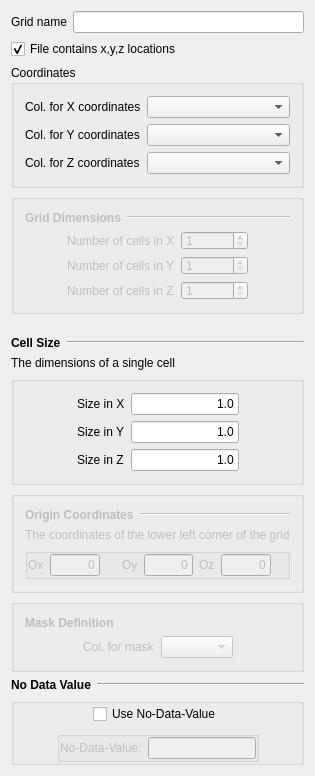
<?xml version="1.0" encoding="UTF-8"?>
<ui version="4.0">
 <class>CsvMaskedImport</class>
 <widget class="QWidget" name="CsvMaskedImport">
  <property name="geometry">
   <rect>
    <x>0</x>
    <y>0</y>
    <width>305</width>
    <height>724</height>
   </rect>
  </property>
  <property name="windowTitle">
   <string>Grid Characteristics</string>
  </property>
  <layout class="QVBoxLayout" name="verticalLayout_2">
   <item>
    <layout class="QHBoxLayout">
     <property name="spacing">
      <number>6</number>
     </property>
     <property name="margin">
      <number>0</number>
     </property>
     <item>
      <widget class="QLabel" name="TextLabel4_4">
       <property name="sizePolicy">
        <sizepolicy hsizetype="Fixed" vsizetype="Preferred">
         <horstretch>0</horstretch>
         <verstretch>0</verstretch>
        </sizepolicy>
       </property>
       <property name="text">
        <string>Grid name</string>
       </property>
       <property name="wordWrap">
        <bool>false</bool>
       </property>
      </widget>
     </item>
     <item>
      <widget class="QLineEdit" name="name_">
       <property name="toolTip">
        <string>name of new grid</string>
       </property>
      </widget>
     </item>
    </layout>
   </item>
   <item>
    <widget class="QCheckBox" name="is_xyz_locations_">
     <property name="text">
      <string>File contains x,y,z locations</string>
     </property>
     <property name="checked">
      <bool>true</bool>
     </property>
    </widget>
   </item>
   <item>
    <widget class="QGroupBox" name="xyz_column">
     <property name="enabled">
      <bool>true</bool>
     </property>
     <property name="title">
      <string>Coordinates</string>
     </property>
     <layout class="QGridLayout" name="gridLayout_3">
      <item row="0" column="0">
       <widget class="QLabel" name="TextLabel4">
        <property name="sizePolicy">
         <sizepolicy hsizetype="Fixed" vsizetype="Preferred">
          <horstretch>0</horstretch>
          <verstretch>0</verstretch>
         </sizepolicy>
        </property>
        <property name="text">
         <string>Col. for X coordinates</string>
        </property>
        <property name="wordWrap">
         <bool>false</bool>
        </property>
       </widget>
      </item>
      <item row="0" column="1">
       <widget class="QComboBox" name="X_col_name_"/>
      </item>
      <item row="1" column="0">
       <widget class="QLabel" name="TextLabel4_2">
        <property name="sizePolicy">
         <sizepolicy hsizetype="Fixed" vsizetype="Preferred">
          <horstretch>0</horstretch>
          <verstretch>0</verstretch>
         </sizepolicy>
        </property>
        <property name="text">
         <string>Col. for Y coordinates</string>
        </property>
        <property name="wordWrap">
         <bool>false</bool>
        </property>
       </widget>
      </item>
      <item row="1" column="1">
       <widget class="QComboBox" name="Y_col_name_"/>
      </item>
      <item row="2" column="0">
       <widget class="QLabel" name="TextLabel4_3">
        <property name="sizePolicy">
         <sizepolicy hsizetype="Fixed" vsizetype="Preferred">
          <horstretch>0</horstretch>
          <verstretch>0</verstretch>
         </sizepolicy>
        </property>
        <property name="text">
         <string>Col. for Z coordinates</string>
        </property>
        <property name="wordWrap">
         <bool>false</bool>
        </property>
       </widget>
      </item>
      <item row="2" column="1">
       <widget class="QComboBox" name="Z_col_name_"/>
      </item>
     </layout>
    </widget>
   </item>
   <item>
    <widget class="QGroupBox" name="nxyz_groupBox">
     <property name="enabled">
      <bool>false</bool>
     </property>
     <property name="maximumSize">
      <size>
       <width>32767</width>
       <height>120</height>
      </size>
     </property>
     <property name="title">
      <string/>
     </property>
     <layout class="QGridLayout" name="gridLayout_2">
      <item row="0" column="0">
       <widget class="QLabel" name="TextLabel1">
        <property name="sizePolicy">
         <sizepolicy hsizetype="Fixed" vsizetype="Fixed">
          <horstretch>0</horstretch>
          <verstretch>0</verstretch>
         </sizepolicy>
        </property>
        <property name="font">
         <font>
          <weight>75</weight>
          <bold>true</bold>
         </font>
        </property>
        <property name="text">
         <string>Grid Dimensions</string>
        </property>
        <property name="wordWrap">
         <bool>false</bool>
        </property>
       </widget>
      </item>
      <item row="0" column="1">
       <widget class="Line" name="Line1_2_3">
        <property name="sizePolicy">
         <sizepolicy hsizetype="Minimum" vsizetype="Fixed">
          <horstretch>0</horstretch>
          <verstretch>0</verstretch>
         </sizepolicy>
        </property>
        <property name="frameShape">
         <enum>QFrame::HLine</enum>
        </property>
        <property name="frameShadow">
         <enum>QFrame::Sunken</enum>
        </property>
       </widget>
      </item>
      <item row="1" column="0" colspan="2">
       <layout class="QHBoxLayout" name="horizontalLayout">
        <item>
         <spacer name="Spacer9">
          <property name="orientation">
           <enum>Qt::Horizontal</enum>
          </property>
          <property name="sizeType">
           <enum>QSizePolicy::Expanding</enum>
          </property>
          <property name="sizeHint" stdset="0">
           <size>
            <width>20</width>
            <height>20</height>
           </size>
          </property>
         </spacer>
        </item>
        <item>
         <layout class="QGridLayout" name="_4">
          <property name="margin">
           <number>0</number>
          </property>
          <property name="spacing">
           <number>6</number>
          </property>
          <item row="0" column="0">
           <widget class="QLabel" name="TextLabel4_6">
            <property name="sizePolicy">
             <sizepolicy hsizetype="Fixed" vsizetype="Preferred">
              <horstretch>0</horstretch>
              <verstretch>0</verstretch>
             </sizepolicy>
            </property>
            <property name="text">
             <string>Number of cells in X</string>
            </property>
            <property name="wordWrap">
             <bool>false</bool>
            </property>
           </widget>
          </item>
          <item row="1" column="1">
           <widget class="QSpinBox" name="ny_">
            <property name="sizePolicy">
             <sizepolicy hsizetype="Maximum" vsizetype="Fixed">
              <horstretch>0</horstretch>
              <verstretch>0</verstretch>
             </sizepolicy>
            </property>
            <property name="maximumSize">
             <size>
              <width>80</width>
              <height>32767</height>
             </size>
            </property>
            <property name="minimum">
             <number>1</number>
            </property>
            <property name="maximum">
             <number>1000000000</number>
            </property>
           </widget>
          </item>
          <item row="2" column="1">
           <widget class="QSpinBox" name="nz_">
            <property name="sizePolicy">
             <sizepolicy hsizetype="Maximum" vsizetype="Fixed">
              <horstretch>0</horstretch>
              <verstretch>0</verstretch>
             </sizepolicy>
            </property>
            <property name="maximumSize">
             <size>
              <width>80</width>
              <height>32767</height>
             </size>
            </property>
            <property name="minimum">
             <number>1</number>
            </property>
            <property name="maximum">
             <number>1000000000</number>
            </property>
           </widget>
          </item>
          <item row="1" column="0">
           <widget class="QLabel" name="TextLabel4_7">
            <property name="sizePolicy">
             <sizepolicy hsizetype="Fixed" vsizetype="Preferred">
              <horstretch>0</horstretch>
              <verstretch>0</verstretch>
             </sizepolicy>
            </property>
            <property name="text">
             <string>Number of cells in Y</string>
            </property>
            <property name="wordWrap">
             <bool>false</bool>
            </property>
           </widget>
          </item>
          <item row="0" column="1">
           <widget class="QSpinBox" name="nx_">
            <property name="sizePolicy">
             <sizepolicy hsizetype="Maximum" vsizetype="Fixed">
              <horstretch>0</horstretch>
              <verstretch>0</verstretch>
             </sizepolicy>
            </property>
            <property name="maximumSize">
             <size>
              <width>80</width>
              <height>32767</height>
             </size>
            </property>
            <property name="minimum">
             <number>1</number>
            </property>
            <property name="maximum">
             <number>100000000</number>
            </property>
           </widget>
          </item>
          <item row="2" column="0">
           <widget class="QLabel" name="TextLabel4_8">
            <property name="sizePolicy">
             <sizepolicy hsizetype="Fixed" vsizetype="Preferred">
              <horstretch>0</horstretch>
              <verstretch>0</verstretch>
             </sizepolicy>
            </property>
            <property name="text">
             <string>Number of cells in Z</string>
            </property>
            <property name="wordWrap">
             <bool>false</bool>
            </property>
           </widget>
          </item>
         </layout>
        </item>
        <item>
         <spacer name="Spacer8">
          <property name="orientation">
           <enum>Qt::Horizontal</enum>
          </property>
          <property name="sizeType">
           <enum>QSizePolicy::Expanding</enum>
          </property>
          <property name="sizeHint" stdset="0">
           <size>
            <width>20</width>
            <height>20</height>
           </size>
          </property>
         </spacer>
        </item>
       </layout>
      </item>
     </layout>
    </widget>
   </item>
   <item>
    <spacer name="Spacer14_2">
     <property name="orientation">
      <enum>Qt::Vertical</enum>
     </property>
     <property name="sizeType">
      <enum>QSizePolicy::Fixed</enum>
     </property>
     <property name="sizeHint" stdset="0">
      <size>
       <width>20</width>
       <height>16</height>
      </size>
     </property>
    </spacer>
   </item>
   <item>
    <layout class="QHBoxLayout">
     <property name="spacing">
      <number>6</number>
     </property>
     <property name="margin">
      <number>0</number>
     </property>
     <item>
      <widget class="QLabel" name="TextLabel1_2">
       <property name="sizePolicy">
        <sizepolicy hsizetype="Fixed" vsizetype="Fixed">
         <horstretch>0</horstretch>
         <verstretch>0</verstretch>
        </sizepolicy>
       </property>
       <property name="font">
        <font>
         <weight>75</weight>
         <bold>true</bold>
        </font>
       </property>
       <property name="text">
        <string>Cell Size</string>
       </property>
       <property name="wordWrap">
        <bool>false</bool>
       </property>
      </widget>
     </item>
     <item>
      <widget class="Line" name="Line1_2">
       <property name="sizePolicy">
        <sizepolicy hsizetype="Minimum" vsizetype="Fixed">
         <horstretch>0</horstretch>
         <verstretch>0</verstretch>
        </sizepolicy>
       </property>
       <property name="frameShape">
        <enum>QFrame::HLine</enum>
       </property>
       <property name="frameShadow">
        <enum>QFrame::Sunken</enum>
       </property>
      </widget>
     </item>
    </layout>
   </item>
   <item>
    <widget class="QLabel" name="TextLabel2_2">
     <property name="text">
      <string>The dimensions of a single cell</string>
     </property>
     <property name="wordWrap">
      <bool>false</bool>
     </property>
    </widget>
   </item>
   <item>
    <widget class="QGroupBox" name="GroupBox1_2">
     <property name="maximumSize">
      <size>
       <width>32767</width>
       <height>120</height>
      </size>
     </property>
     <property name="title">
      <string/>
     </property>
     <layout class="QHBoxLayout">
      <property name="spacing">
       <number>6</number>
      </property>
      <property name="margin">
       <number>11</number>
      </property>
      <item>
       <spacer name="Spacer9_2">
        <property name="orientation">
         <enum>Qt::Horizontal</enum>
        </property>
        <property name="sizeType">
         <enum>QSizePolicy::Expanding</enum>
        </property>
        <property name="sizeHint" stdset="0">
         <size>
          <width>20</width>
          <height>20</height>
         </size>
        </property>
       </spacer>
      </item>
      <item>
       <layout class="QGridLayout">
        <property name="margin">
         <number>0</number>
        </property>
        <property name="spacing">
         <number>6</number>
        </property>
        <item row="0" column="1">
         <widget class="QLineEdit" name="x_size_">
          <property name="text">
           <string>1.0</string>
          </property>
          <property name="alignment">
           <set>Qt::AlignRight</set>
          </property>
         </widget>
        </item>
        <item row="1" column="1">
         <widget class="QLineEdit" name="y_size_">
          <property name="text">
           <string>1.0</string>
          </property>
          <property name="alignment">
           <set>Qt::AlignRight</set>
          </property>
         </widget>
        </item>
        <item row="2" column="1">
         <widget class="QLineEdit" name="z_size_">
          <property name="text">
           <string>1.0</string>
          </property>
          <property name="alignment">
           <set>Qt::AlignRight</set>
          </property>
         </widget>
        </item>
        <item row="0" column="0">
         <widget class="QLabel" name="TextLabel4_5">
          <property name="sizePolicy">
           <sizepolicy hsizetype="Fixed" vsizetype="Preferred">
            <horstretch>0</horstretch>
            <verstretch>0</verstretch>
           </sizepolicy>
          </property>
          <property name="text">
           <string>Size in X</string>
          </property>
          <property name="wordWrap">
           <bool>false</bool>
          </property>
         </widget>
        </item>
        <item row="1" column="0">
         <widget class="QLabel" name="TextLabel4_2_2">
          <property name="sizePolicy">
           <sizepolicy hsizetype="Fixed" vsizetype="Preferred">
            <horstretch>0</horstretch>
            <verstretch>0</verstretch>
           </sizepolicy>
          </property>
          <property name="text">
           <string>Size in Y</string>
          </property>
          <property name="wordWrap">
           <bool>false</bool>
          </property>
         </widget>
        </item>
        <item row="2" column="0">
         <widget class="QLabel" name="TextLabel4_3_2">
          <property name="sizePolicy">
           <sizepolicy hsizetype="Fixed" vsizetype="Preferred">
            <horstretch>0</horstretch>
            <verstretch>0</verstretch>
           </sizepolicy>
          </property>
          <property name="text">
           <string>Size in Z</string>
          </property>
          <property name="wordWrap">
           <bool>false</bool>
          </property>
         </widget>
        </item>
       </layout>
      </item>
      <item>
       <spacer name="Spacer8_2">
        <property name="orientation">
         <enum>Qt::Horizontal</enum>
        </property>
        <property name="sizeType">
         <enum>QSizePolicy::Expanding</enum>
        </property>
        <property name="sizeHint" stdset="0">
         <size>
          <width>20</width>
          <height>20</height>
         </size>
        </property>
       </spacer>
      </item>
     </layout>
    </widget>
   </item>
   <item>
    <widget class="QGroupBox" name="origin_box">
     <property name="enabled">
      <bool>false</bool>
     </property>
     <property name="font">
      <font>
       <strikeout>false</strikeout>
       <kerning>true</kerning>
      </font>
     </property>
     <property name="title">
      <string/>
     </property>
     <layout class="QGridLayout" name="gridLayout">
      <item row="0" column="0">
       <widget class="QLabel" name="TextLabel1_2_2">
        <property name="sizePolicy">
         <sizepolicy hsizetype="Fixed" vsizetype="Fixed">
          <horstretch>0</horstretch>
          <verstretch>0</verstretch>
         </sizepolicy>
        </property>
        <property name="font">
         <font>
          <weight>75</weight>
          <bold>true</bold>
         </font>
        </property>
        <property name="text">
         <string>Origin Coordinates</string>
        </property>
        <property name="wordWrap">
         <bool>false</bool>
        </property>
       </widget>
      </item>
      <item row="0" column="1">
       <layout class="QHBoxLayout">
        <property name="spacing">
         <number>6</number>
        </property>
        <property name="margin">
         <number>0</number>
        </property>
        <item>
         <widget class="Line" name="Line1_2_2">
          <property name="sizePolicy">
           <sizepolicy hsizetype="Minimum" vsizetype="Fixed">
            <horstretch>0</horstretch>
            <verstretch>0</verstretch>
           </sizepolicy>
          </property>
          <property name="frameShape">
           <enum>QFrame::HLine</enum>
          </property>
          <property name="frameShadow">
           <enum>QFrame::Sunken</enum>
          </property>
         </widget>
        </item>
       </layout>
      </item>
      <item row="1" column="0" colspan="2">
       <widget class="QLabel" name="TextLabel2">
        <property name="text">
         <string>The coordinates of the lower left corner of the grid</string>
        </property>
        <property name="wordWrap">
         <bool>false</bool>
        </property>
       </widget>
      </item>
      <item row="2" column="0" colspan="2">
       <widget class="QGroupBox" name="GroupBox1_2_2">
        <property name="maximumSize">
         <size>
          <width>32767</width>
          <height>120</height>
         </size>
        </property>
        <property name="title">
         <string/>
        </property>
        <layout class="QGridLayout">
         <property name="margin">
          <number>0</number>
         </property>
         <item row="0" column="0">
          <widget class="QLabel" name="TextLabel4_5_2">
           <property name="sizePolicy">
            <sizepolicy hsizetype="Fixed" vsizetype="Preferred">
             <horstretch>0</horstretch>
             <verstretch>0</verstretch>
            </sizepolicy>
           </property>
           <property name="text">
            <string>Ox</string>
           </property>
           <property name="wordWrap">
            <bool>false</bool>
           </property>
          </widget>
         </item>
         <item row="0" column="1">
          <widget class="QLineEdit" name="xmn_">
           <property name="text">
            <string>0</string>
           </property>
           <property name="alignment">
            <set>Qt::AlignRight</set>
           </property>
          </widget>
         </item>
         <item row="0" column="2">
          <spacer name="Spacer10_2">
           <property name="orientation">
            <enum>Qt::Horizontal</enum>
           </property>
           <property name="sizeType">
            <enum>QSizePolicy::Fixed</enum>
           </property>
           <property name="sizeHint" stdset="0">
            <size>
             <width>16</width>
             <height>21</height>
            </size>
           </property>
          </spacer>
         </item>
         <item row="0" column="3">
          <widget class="QLabel" name="TextLabel4_5_2_2">
           <property name="sizePolicy">
            <sizepolicy hsizetype="Fixed" vsizetype="Preferred">
             <horstretch>0</horstretch>
             <verstretch>0</verstretch>
            </sizepolicy>
           </property>
           <property name="text">
            <string>Oy</string>
           </property>
           <property name="wordWrap">
            <bool>false</bool>
           </property>
          </widget>
         </item>
         <item row="0" column="4">
          <widget class="QLineEdit" name="ymn_">
           <property name="text">
            <string>0</string>
           </property>
           <property name="alignment">
            <set>Qt::AlignRight</set>
           </property>
          </widget>
         </item>
         <item row="0" column="5">
          <widget class="QLabel" name="TextLabel4_5_2_2_2">
           <property name="sizePolicy">
            <sizepolicy hsizetype="Fixed" vsizetype="Preferred">
             <horstretch>0</horstretch>
             <verstretch>0</verstretch>
            </sizepolicy>
           </property>
           <property name="text">
            <string>Oz</string>
           </property>
           <property name="wordWrap">
            <bool>false</bool>
           </property>
          </widget>
         </item>
         <item row="0" column="6">
          <widget class="QLineEdit" name="zmn_">
           <property name="text">
            <string>0</string>
           </property>
           <property name="alignment">
            <set>Qt::AlignRight</set>
           </property>
          </widget>
         </item>
         <item row="0" column="7">
          <spacer name="Spacer10_2_2">
           <property name="orientation">
            <enum>Qt::Horizontal</enum>
           </property>
           <property name="sizeType">
            <enum>QSizePolicy::Fixed</enum>
           </property>
           <property name="sizeHint" stdset="0">
            <size>
             <width>16</width>
             <height>20</height>
            </size>
           </property>
          </spacer>
         </item>
        </layout>
       </widget>
      </item>
     </layout>
    </widget>
   </item>
   <item>
    <widget class="QGroupBox" name="mask_def_box">
     <property name="enabled">
      <bool>false</bool>
     </property>
     <property name="title">
      <string/>
     </property>
     <layout class="QVBoxLayout" name="verticalLayout">
      <item>
       <widget class="QLabel" name="TextLabel1_2_2_2_3">
        <property name="sizePolicy">
         <sizepolicy hsizetype="Fixed" vsizetype="Fixed">
          <horstretch>0</horstretch>
          <verstretch>0</verstretch>
         </sizepolicy>
        </property>
        <property name="font">
         <font>
          <weight>75</weight>
          <bold>true</bold>
         </font>
        </property>
        <property name="text">
         <string>Mask Definition</string>
        </property>
        <property name="wordWrap">
         <bool>false</bool>
        </property>
       </widget>
      </item>
      <item>
       <layout class="QHBoxLayout" name="horizontalLayout_2">
        <item>
         <spacer name="horizontalSpacer">
          <property name="orientation">
           <enum>Qt::Horizontal</enum>
          </property>
          <property name="sizeHint" stdset="0">
           <size>
            <width>41</width>
            <height>20</height>
           </size>
          </property>
         </spacer>
        </item>
        <item>
         <widget class="QLabel" name="TextLabel4_9">
          <property name="sizePolicy">
           <sizepolicy hsizetype="Fixed" vsizetype="Preferred">
            <horstretch>0</horstretch>
            <verstretch>0</verstretch>
           </sizepolicy>
          </property>
          <property name="text">
           <string>Col. for mask</string>
          </property>
          <property name="wordWrap">
           <bool>false</bool>
          </property>
         </widget>
        </item>
        <item>
         <widget class="QComboBox" name="mask_col_name_"/>
        </item>
        <item>
         <spacer name="horizontalSpacer_2">
          <property name="orientation">
           <enum>Qt::Horizontal</enum>
          </property>
          <property name="sizeHint" stdset="0">
           <size>
            <width>41</width>
            <height>20</height>
           </size>
          </property>
         </spacer>
        </item>
       </layout>
      </item>
     </layout>
    </widget>
   </item>
   <item>
    <layout class="QHBoxLayout">
     <property name="spacing">
      <number>6</number>
     </property>
     <property name="margin">
      <number>0</number>
     </property>
     <item>
      <widget class="QLabel" name="TextLabel1_2_2_2_2">
       <property name="sizePolicy">
        <sizepolicy hsizetype="Fixed" vsizetype="Fixed">
         <horstretch>0</horstretch>
         <verstretch>0</verstretch>
        </sizepolicy>
       </property>
       <property name="font">
        <font>
         <weight>75</weight>
         <bold>true</bold>
        </font>
       </property>
       <property name="text">
        <string>No Data Value</string>
       </property>
       <property name="wordWrap">
        <bool>false</bool>
       </property>
      </widget>
     </item>
     <item>
      <widget class="Line" name="Line1_2_2_2_2">
       <property name="sizePolicy">
        <sizepolicy hsizetype="Minimum" vsizetype="Fixed">
         <horstretch>0</horstretch>
         <verstretch>0</verstretch>
        </sizepolicy>
       </property>
       <property name="frameShape">
        <enum>QFrame::HLine</enum>
       </property>
       <property name="frameShadow">
        <enum>QFrame::Sunken</enum>
       </property>
      </widget>
     </item>
    </layout>
   </item>
   <item>
    <widget class="QGroupBox" name="groupBox5">
     <property name="title">
      <string/>
     </property>
     <layout class="QVBoxLayout">
      <property name="margin">
       <number>0</number>
      </property>
      <item>
       <layout class="QHBoxLayout">
        <property name="margin">
         <number>0</number>
        </property>
        <item>
         <spacer name="spacer24">
          <property name="orientation">
           <enum>Qt::Horizontal</enum>
          </property>
          <property name="sizeType">
           <enum>QSizePolicy::Expanding</enum>
          </property>
          <property name="sizeHint" stdset="0">
           <size>
            <width>31</width>
            <height>21</height>
           </size>
          </property>
         </spacer>
        </item>
        <item>
         <widget class="QCheckBox" name="use_no_data_value_">
          <property name="text">
           <string>Use No-Data-Value</string>
          </property>
         </widget>
        </item>
        <item>
         <spacer name="spacer25">
          <property name="orientation">
           <enum>Qt::Horizontal</enum>
          </property>
          <property name="sizeType">
           <enum>QSizePolicy::Expanding</enum>
          </property>
          <property name="sizeHint" stdset="0">
           <size>
            <width>31</width>
            <height>20</height>
           </size>
          </property>
         </spacer>
        </item>
       </layout>
      </item>
      <item>
       <layout class="QHBoxLayout">
        <property name="margin">
         <number>0</number>
        </property>
        <item>
         <spacer name="spacer23">
          <property name="orientation">
           <enum>Qt::Horizontal</enum>
          </property>
          <property name="sizeType">
           <enum>QSizePolicy::Expanding</enum>
          </property>
          <property name="sizeHint" stdset="0">
           <size>
            <width>22</width>
            <height>21</height>
           </size>
          </property>
         </spacer>
        </item>
        <item>
         <widget class="QGroupBox" name="NoDataValueBox">
          <property name="enabled">
           <bool>false</bool>
          </property>
          <property name="title">
           <string/>
          </property>
          <layout class="QHBoxLayout">
           <property name="margin">
            <number>0</number>
           </property>
           <item>
            <widget class="QLabel" name="textLabel1">
             <property name="text">
              <string>No-Data-Value:</string>
             </property>
             <property name="wordWrap">
              <bool>false</bool>
             </property>
            </widget>
           </item>
           <item>
            <widget class="QLineEdit" name="no_data_value_edit_"/>
           </item>
          </layout>
         </widget>
        </item>
        <item>
         <spacer name="spacer22">
          <property name="orientation">
           <enum>Qt::Horizontal</enum>
          </property>
          <property name="sizeType">
           <enum>QSizePolicy::Expanding</enum>
          </property>
          <property name="sizeHint" stdset="0">
           <size>
            <width>22</width>
            <height>21</height>
           </size>
          </property>
         </spacer>
        </item>
       </layout>
      </item>
     </layout>
    </widget>
   </item>
   <item>
    <spacer name="verticalSpacer">
     <property name="orientation">
      <enum>Qt::Vertical</enum>
     </property>
     <property name="sizeHint" stdset="0">
      <size>
       <width>20</width>
       <height>178</height>
      </size>
     </property>
    </spacer>
   </item>
  </layout>
 </widget>
 <layoutdefault spacing="6" margin="11"/>
 <pixmapfunction>qPixmapFromMimeSource</pixmapfunction>
 <tabstops>
  <tabstop>name_</tabstop>
  <tabstop>is_xyz_locations_</tabstop>
  <tabstop>nx_</tabstop>
  <tabstop>ny_</tabstop>
  <tabstop>nz_</tabstop>
  <tabstop>x_size_</tabstop>
  <tabstop>y_size_</tabstop>
  <tabstop>z_size_</tabstop>
  <tabstop>xmn_</tabstop>
  <tabstop>ymn_</tabstop>
  <tabstop>zmn_</tabstop>
  <tabstop>use_no_data_value_</tabstop>
  <tabstop>no_data_value_edit_</tabstop>
 </tabstops>
 <resources/>
 <connections>
  <connection>
   <sender>use_no_data_value_</sender>
   <signal>toggled(bool)</signal>
   <receiver>NoDataValueBox</receiver>
   <slot>setEnabled(bool)</slot>
   <hints>
    <hint type="sourcelabel">
     <x>20</x>
     <y>20</y>
    </hint>
    <hint type="destinationlabel">
     <x>20</x>
     <y>20</y>
    </hint>
   </hints>
  </connection>
  <connection>
   <sender>is_xyz_locations_</sender>
   <signal>toggled(bool)</signal>
   <receiver>nxyz_groupBox</receiver>
   <slot>setDisabled(bool)</slot>
   <hints>
    <hint type="sourcelabel">
     <x>160</x>
     <y>48</y>
    </hint>
    <hint type="destinationlabel">
     <x>137</x>
     <y>437</y>
    </hint>
   </hints>
  </connection>
  <connection>
   <sender>is_xyz_locations_</sender>
   <signal>toggled(bool)</signal>
   <receiver>origin_box</receiver>
   <slot>setDisabled(bool)</slot>
   <hints>
    <hint type="sourcelabel">
     <x>160</x>
     <y>48</y>
    </hint>
    <hint type="destinationlabel">
     <x>152</x>
     <y>541</y>
    </hint>
   </hints>
  </connection>
  <connection>
   <sender>is_xyz_locations_</sender>
   <signal>toggled(bool)</signal>
   <receiver>xyz_column</receiver>
   <slot>setEnabled(bool)</slot>
   <hints>
    <hint type="sourcelabel">
     <x>160</x>
     <y>48</y>
    </hint>
    <hint type="destinationlabel">
     <x>119</x>
     <y>119</y>
    </hint>
   </hints>
  </connection>
  <connection>
   <sender>is_xyz_locations_</sender>
   <signal>toggled(bool)</signal>
   <receiver>mask_def_box</receiver>
   <slot>setDisabled(bool)</slot>
   <hints>
    <hint type="sourcelabel">
     <x>86</x>
     <y>45</y>
    </hint>
    <hint type="destinationlabel">
     <x>146</x>
     <y>608</y>
    </hint>
   </hints>
  </connection>
 </connections>
</ui>
